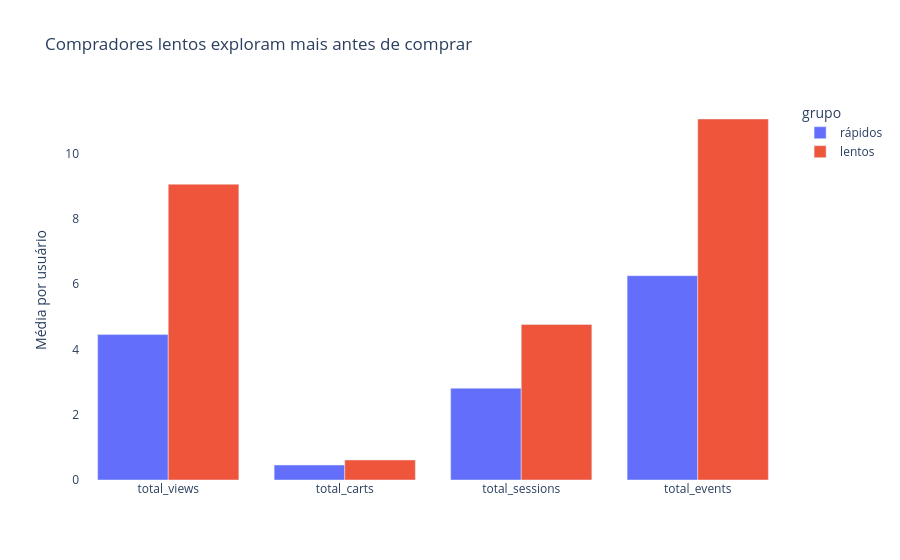

Notebook code for this chart:
### Markdown cell above
## 4. Compradores rápidos vs compradores exploratórios

Compradores lentos tendem a apresentar mais visualizações, mais eventos e mais sessões antes da compra.

Isso indica uma jornada mais exploratória e comparativa.

### Code cell
comparison_plot = comparison_df.reset_index()
comparison_plot.columns = ["métrica", "rápidos", "lentos"]

comparison_melted = comparison_plot.melt(
    id_vars="métrica",
    var_name="grupo",
    value_name="valor"
)

fig = px.bar(
    comparison_melted,
    x="métrica",
    y="valor",
    color="grupo",
    barmode="group",
    title="Compradores lentos exploram mais antes de comprar"
)

fig.update_layout(
    plot_bgcolor="white",
    paper_bgcolor="white",
    xaxis_title="",
    yaxis_title="Média por usuário"
)

fig.show()

fig.write_image("../output/charts/time_to_purchase.png")

### Figure 1 — Plotly figure (JSON) as saved in the notebook; plotly's stock layout.template omitted (floating-point values rounded to 4 significant figures)
{"data": [{"alignmentgroup": "True", "hovertemplate": "grupo=rápidos<br>métrica=%{x}<br>valor=%{y}<extra></extra>", "legendgroup": "rápidos", "marker": {"color": "#636efa", "pattern": {"shape": ""}}, "name": "rápidos", "offsetgroup": "rápidos", "orientation": "v", "showlegend": true, "textposition": "auto", "type": "bar", "x": ["total_views", "total_carts", "total_sessions", "total_events"], "xaxis": "x", "y": [4.456, 0.4585, 2.813, 6.26], "yaxis": "y"}, {"alignmentgroup": "True", "hovertemplate": "grupo=lentos<br>métrica=%{x}<br>valor=%{y}<extra></extra>", "legendgroup": "lentos", "marker": {"color": "#EF553B", "pattern": {"shape": ""}}, "name": "lentos", "offsetgroup": "lentos", "orientation": "v", "showlegend": true, "textposition": "auto", "type": "bar", "x": ["total_views", "total_carts", "total_sessions", "total_events"], "xaxis": "x", "y": [9.064, 0.6147, 4.767, 11.06], "yaxis": "y"}], "layout": {"barmode": "group", "legend": {"title": {"text": "grupo"}, "tracegroupgap": 0}, "paper_bgcolor": "white", "plot_bgcolor": "white", "title": {"text": "Compradores lentos exploram mais antes de comprar"}, "xaxis": {"anchor": "y", "domain": [0, 1], "title": {"text": ""}}, "yaxis": {"anchor": "x", "domain": [0, 1], "title": {"text": "Média por usuário"}}}}
